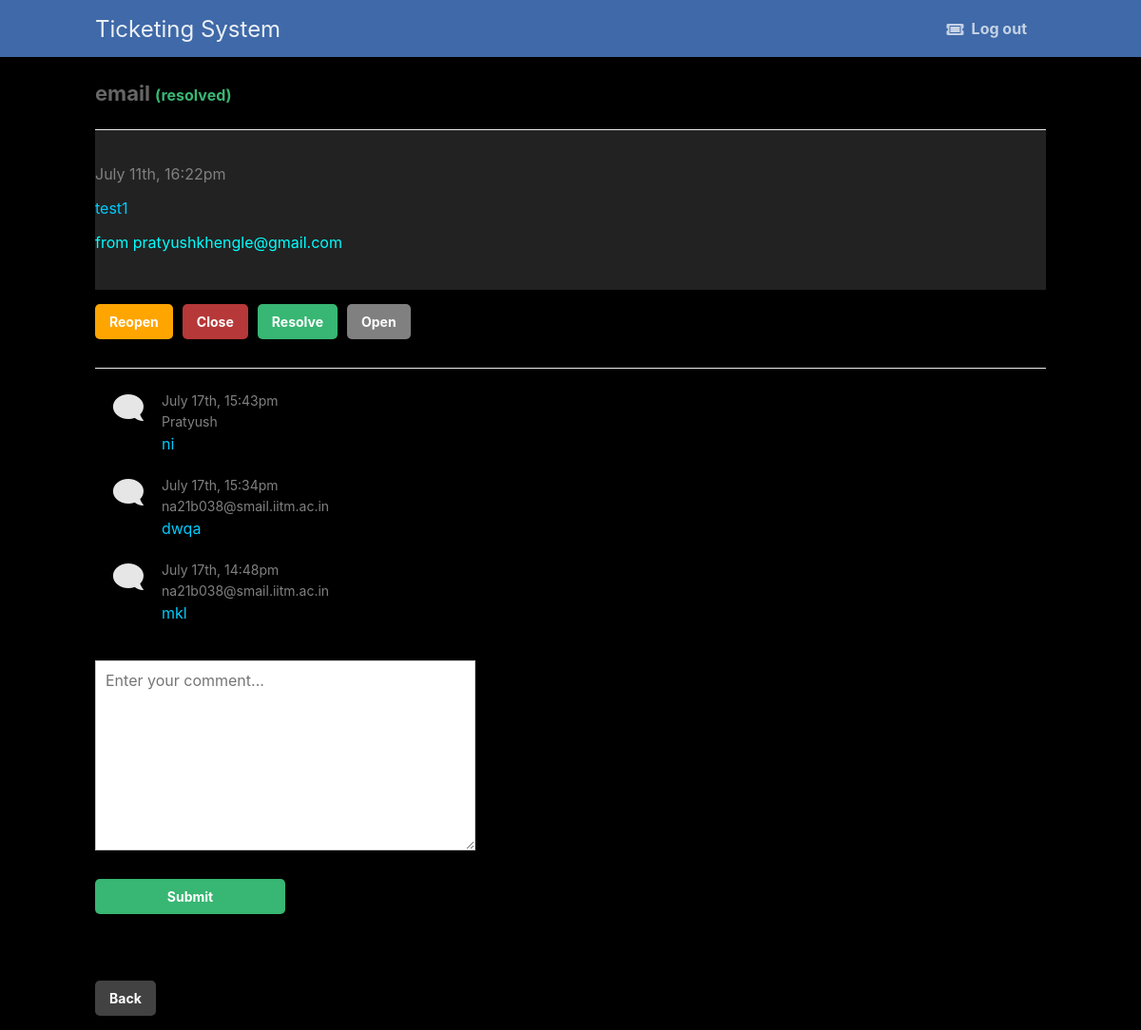
The app's page /view.php?id=17 (signed in) with its own data.
### tables this page shows
CREATE TABLE `tickets` (
  `id` int(11) NOT NULL,
  `title` varchar(255) NOT NULL,
  `name` text NOT NULL,
  `msg` text NOT NULL,
  `priority` int(255) NOT NULL,
  `file_name` varchar(255) NOT NULL,
  `email` varchar(255) NOT NULL,
  `assigned_by` varchar(255) NOT NULL,
  `created` datetime NOT NULL DEFAULT current_timestamp(),
  `status` enum('open','closed','resolved','reopened') NOT NULL DEFAULT 'open'
);

CREATE TABLE `tickets_comments` (
  `id` int(11) NOT NULL,
  `ticket_id` int(11) NOT NULL,
  `msg` text NOT NULL,
  `by_` varchar(30) NOT NULL,
  `created` datetime NOT NULL DEFAULT current_timestamp()
);

### view.php (the view, shortened to what this page needs)
<?php
include 'functions.php';
$conn = connect_mysql();
$stmt = mysqli_prepare($conn, 'SELECT * FROM tickets WHERE id = ?');
mysqli_stmt_bind_param($stmt, 'i', $_GET['id']);
mysqli_stmt_execute($stmt);
$ticket = mysqli_stmt_get_result($stmt)->fetch_assoc();
$stmt = mysqli_prepare($conn, 'SELECT * FROM tickets_comments WHERE ticket_id = ? ORDER BY created DESC');
mysqli_stmt_bind_param($stmt, 'i', $_GET['id']);
mysqli_stmt_execute($stmt);
$comments = mysqli_stmt_get_result($stmt)->fetch_all(MYSQLI_ASSOC);
?>
<?=template_header('Ticket')?>
<div class="content view">
    <h2><?=htmlspecialchars($ticket['title'], ENT_QUOTES)?> <span class="<?=$ticket['status']?>">(<?=$ticket['status']?>)</span></h2>
    <div class="ticket">
        <p class="created"><?=date('F dS, G:ia', strtotime($ticket['created']))?></p>
        <p class="msg"><?=nl2br(htmlspecialchars($ticket['msg'], ENT_QUOTES))?></p>
        <?php echo "from ".$ticket["assigned_by"];?><br><br>
    </div>
    <div class="btns">
        <a href="view.php?id=<?=$_GET['id']?>&status=reopened" class="btn" style="background-color: orange;">Reopen</a>
        <a href="view.php?id=<?=$_GET['id']?>&status=closed" class="btn red">Close</a>
        <a href="view.php?id=<?=$_GET['id']?>&status=resolved" class="btn">Resolve</a>
        <a href="view.php?id=<?=$_GET['id']?>&status=open" class="btn" style="background-color: grey;">Open</a>
    </div>
    <div class="comments">
        <?php foreach($comments as $comment): ?>
            <div class="comment">
                <div>
                    <i class="fas fa-comment fa-2x"></i>
                </div>
                <p>
                    <span><?=date('F dS, G:ia', strtotime($comment['created']))?></span>
                    <span><?=$comment['by_'];?></span>
                    <?=nl2br(htmlspecialchars($comment['msg'], ENT_QUOTES))?>
                </p>
            </div>
        <?php endforeach; ?>
        <form action="" method="post">
            <textarea name="msg" placeholder="Enter your comment..."></textarea>
            <input type="submit">
        </form>
    </div>
    <div class="btns">
        <a href="home.php" class="btn" style="background-color: #424242;">Back</a>
    </div>
</div>
<?=template_footer()?>

### style.css (style rules this page uses)
* { box-sizing: border-box; font-family: -apple-system, BlinkMacSystemFont, "segoe ui", roboto, oxygen, ubuntu, cantarell, "fira sans", "droid sans", "helvetica neue", Arial, sans-serif; font-size: 16px; }
body { background-color: #ffffff; margin: 0; }
.content { width: 1000px; margin: 0 auto; }
.content h2 { margin: 0; padding: 25px 0; font-size: 22px; border-bottom: 1px solid #ebebeb; color: #666666; }
.btns { display: flex; }
.btns .btn { display: inline-block; text-decoration: none; background-color: #38b673; font-weight: bold; font-size: 14px; border-radius: 5px; color: #FFFFFF; padding: 10px 15px; margin: 15px 10px 15px 0; }
.btns .btn.red { background-color: #b63838; }
.view h2 .open, .view h2 .resolved { color: #38b673; }
.view .ticket { padding: 20px 0; }
.view .ticket .created { color: gray; }
.view .comments { margin-top: 15px; border-top: 1px solid #ebebeb; padding: 25px 0; }
.view .comments .comment { display: flex; padding-bottom: 5px; }
.view .comments .comment div { display: flex; align-items: flex-start; justify-content: center; width: 70px; color: #e6e6e6; transform: scaleX(-1); }
.view .comments .comment p { margin: 0 0 20px 0; }
.view .comments .comment p span { display: flex; font-size: 14px; padding-bottom: 5px; color: gray; }
.create form, .view form { padding: 15px 0; display: flex; flex-flow: column; width: 400px; }
.create form input, .create form textarea, .view form input, .view form textarea { padding: 10px; width: 100%; margin-right: 25px; margin-bottom: 15px; border: 1px solid #cccccc; }
.create form textarea, .view form textarea { height: 200px; }
.create form input[type="submit"], .view form input[type="submit"] { display: block; background-color: #38b673; border: 0; font-weight: bold; font-size: 14px; color: #FFFFFF; cursor: pointer; width: 200px; margin-top: 15px; border-radius: 5px; }

### view.php (style rules this page uses)
body { background-color: black; }
.content.view { color: #00ffff; }
.ticket { background-color: #222222; }
.ticket .created { color: #00ccff; }
.ticket .msg { color: #00ccff; }
.btn { background-color: #00ccff; color: #ffffff; }
.btn.red { background-color: #b63838; }
.comments .comment p { color: #00ccff; }
.comments .comment span { color: #00ccff; }
.comments textarea { color: #00ccff; }
.comments input[type="submit"] { background-color: #00ccff; color: #ffffff; }

### records on screen
tickets: title "email", status "resolved", created "July 11th, 16:22pm", msg "test1", assigned_by "pratyushkhengle@gmail.com"
tickets_comments: created "July 17th, 15:43pm", by_ "Pratyush", msg "ni"
tickets_comments: created "July 17th, 15:34pm", by_ "na21b038@smail.iitm.ac.in", msg "dwqa"
tickets_comments: created "July 17th, 14:48pm", by_ "na21b038@smail.iitm.ac.in", msg "mkl"
